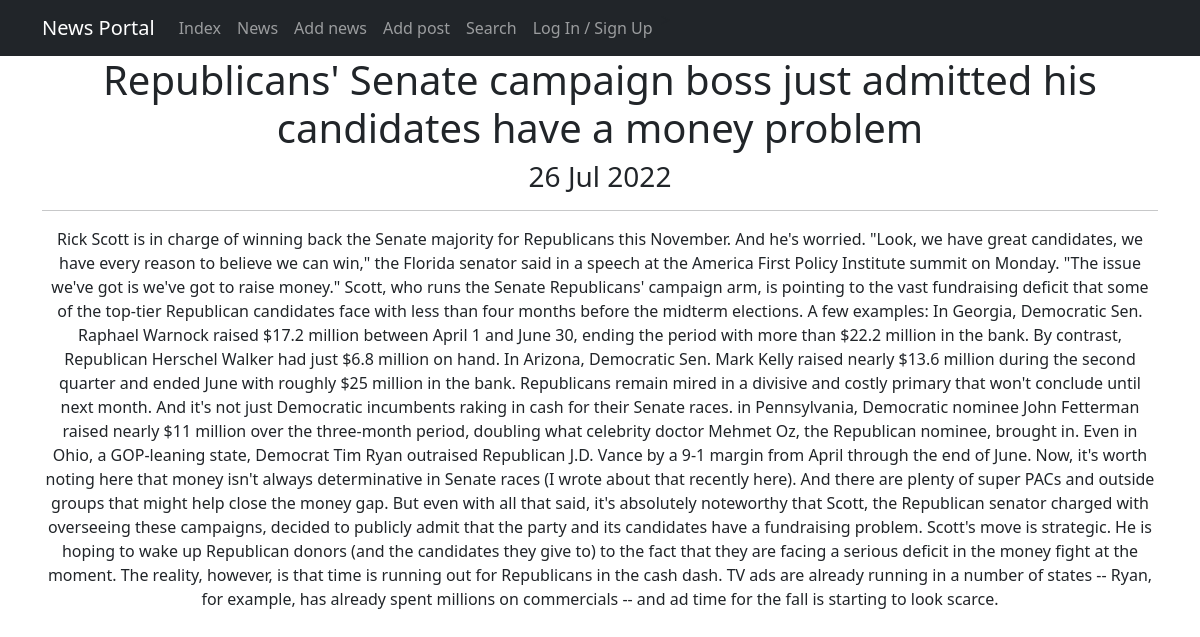
Screenshot of /news/1 with the database file from the repository.
### news/models.py (models this page shows, shortened)
class Post(models.Model):
    author = models.ForeignKey(Author, on_delete=models.CASCADE)
    category = models.CharField(max_length=255, choices=CATEGORY)
    time = models.DateTimeField(auto_now_add=True)
    post_category = models.ManyToManyField(Category, through='PostCategory')
    name = models.CharField(max_length=255)
    text = models.TextField()
    rating = models.IntegerField(default=0)

### news/views.py (the view)
# urls.py: path('<int:pk>', NewsDetail.as_view(), name='post_detail'),
class NewsDetail(DetailView):
    model = Post
    template_name = 'post.html'
    context_object_name = 'post'

### templates/post.html (shortened to what this page needs)
{% extends 'flatpages/default.html' %}
{% block content %}
   <h1>{{ post.name }}</h1>
   <h3>{{ post.time|date:'d M Y' }}</h3>
   <hr>
       <p>{{ post.text }}</p>
{% endblock content %}

### templates/flatpages/default.html (shortened to what this page needs)
<!DOCTYPE html>
<html lang="en">
    <head>
        {% load static %}
        <link href="{% static 'css/styles.css' %}" rel="stylesheet" />
    </head>
    <body>
        <nav class="navbar navbar-expand-lg navbar-dark bg-dark static-top">
            <div class="container">
                <a class="navbar-brand" href="#">News Portal</a>
                <div class="collapse navbar-collapse" id="navbarResponsive">
                    <ul class="navbar-nav ml-auto">
                        <li class="nav-item active">
                            <a class="nav-link" href="/">Index</a>
                        </li>
                        <li class="nav-item">
                            <a class="nav-link" href="/news/">News</a>
                        </li>
                        <li class="nav-item">
                            <a class="nav-link" href="/news/news/create/">Add news</a>
                        </li>
                        <li class="nav-item">
                            <a class="nav-link" href="/news/post/create/">Add post</a>
                        </li>
                        <li class="nav-item">
                            <a class="nav-link" href="/news/search/">Search</a>
                        </li>
                        <li class="nav-item">
                            <a class="nav-link" href="/">Log In / Sign Up</a>
                        </li>>
                    </ul>
                </div>
            </div>
        </nav>
        <div class="container">
            <div class="row">
                <div class="col-lg-12 text-center">
                    {% block content %}
                    {% endblock content %}
                </div>
            </div>
        </div>
    </body>
</html>

### rows the page displays
Post: name "Republicans' Senate campaign boss just admitted his candidates have a money problem", time "26 Jul 2022", text "Rick Scott is in charge of winning back the Senate majority for Republicans this November. And he's worried. \"Look, we have great candidates, we have every reason to believe we can win,\" the Florida senator said in a speech at the America First Policy Institute summit on Monday. \"The issue we've got is we've got to raise money.\" Scott, who runs the Senate Republicans' campaign arm, is pointing to the vast fundraising deficit that some of the top-tier Republican candidates face with less than four months before the midterm elections. A few examples: In Georgia, Democratic Sen. Raphael Warnock raised $17.2 million between April 1 and June 30, ending the period with more than $22.2 million in…"
